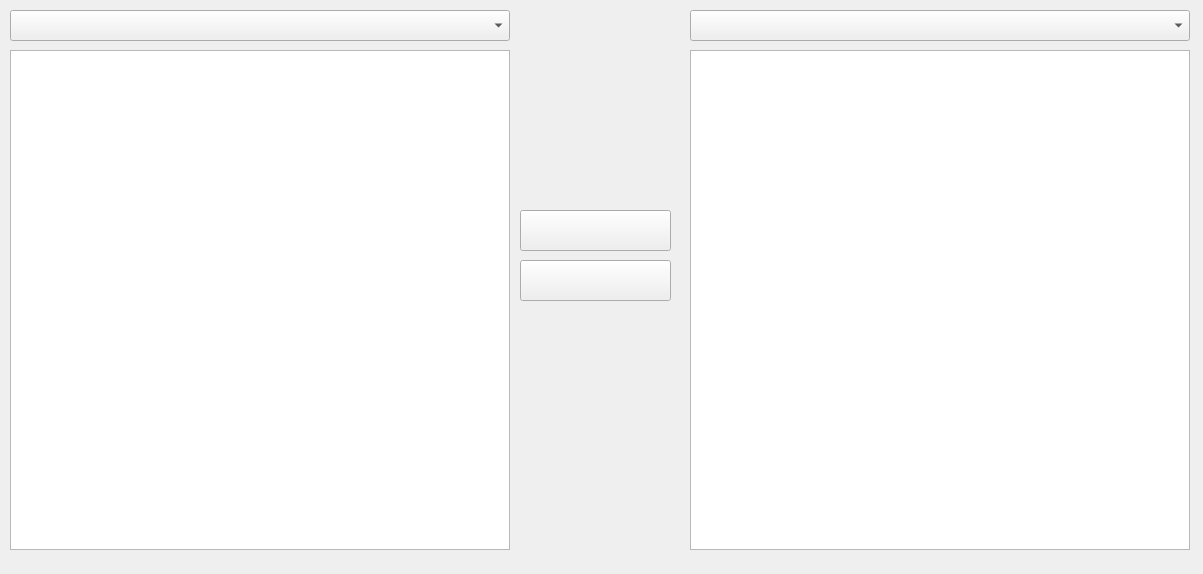
<?xml version="1.0" encoding="UTF-8"?>
<ui version="4.0">
 <class>DockWidget</class>
 <widget class="QDockWidget" name="DockWidget">
  <property name="geometry">
   <rect>
    <x>0</x>
    <y>0</y>
    <width>1203</width>
    <height>574</height>
   </rect>
  </property>
  <property name="windowTitle">
   <string>DockWidget</string>
  </property>
  <widget class="QWidget" name="dockWidgetContents">
   <widget class="QTreeView" name="hostTreeView">
    <property name="geometry">
     <rect>
      <x>10</x>
      <y>50</y>
      <width>500</width>
      <height>500</height>
     </rect>
    </property>
   </widget>
   <widget class="QTreeView" name="guestTreeView">
    <property name="geometry">
     <rect>
      <x>690</x>
      <y>50</y>
      <width>500</width>
      <height>500</height>
     </rect>
    </property>
   </widget>
   <widget class="QPushButton" name="toHostPushButton">
    <property name="geometry">
     <rect>
      <x>520</x>
      <y>260</y>
      <width>151</width>
      <height>41</height>
     </rect>
    </property>
    <property name="text">
     <string/>
    </property>
   </widget>
   <widget class="QPushButton" name="toGuestPushButton">
    <property name="geometry">
     <rect>
      <x>520</x>
      <y>210</y>
      <width>151</width>
      <height>41</height>
     </rect>
    </property>
    <property name="text">
     <string/>
    </property>
   </widget>
   <widget class="QComboBox" name="hostComboBox">
    <property name="geometry">
     <rect>
      <x>10</x>
      <y>10</y>
      <width>500</width>
      <height>31</height>
     </rect>
    </property>
   </widget>
   <widget class="QComboBox" name="guestComboBox">
    <property name="geometry">
     <rect>
      <x>690</x>
      <y>10</y>
      <width>500</width>
      <height>31</height>
     </rect>
    </property>
   </widget>
  </widget>
 </widget>
 <resources/>
 <connections/>
</ui>
